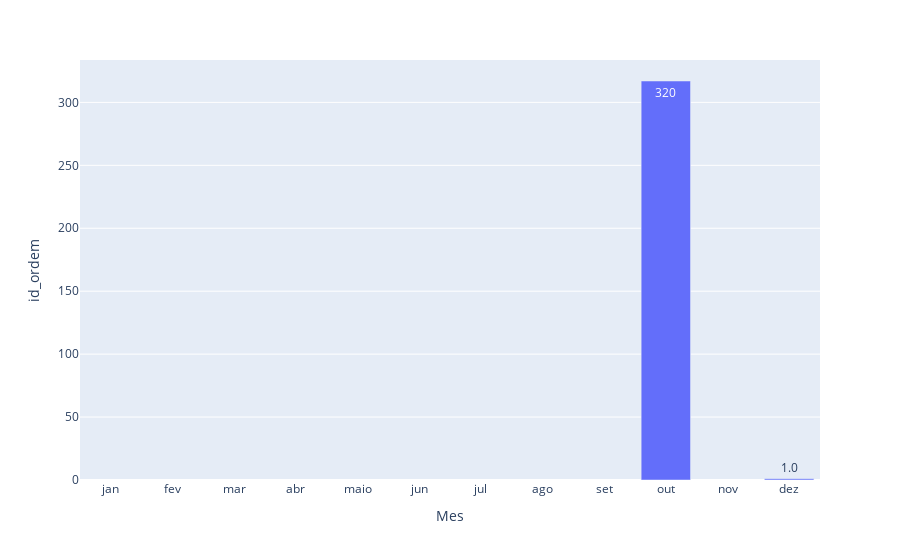
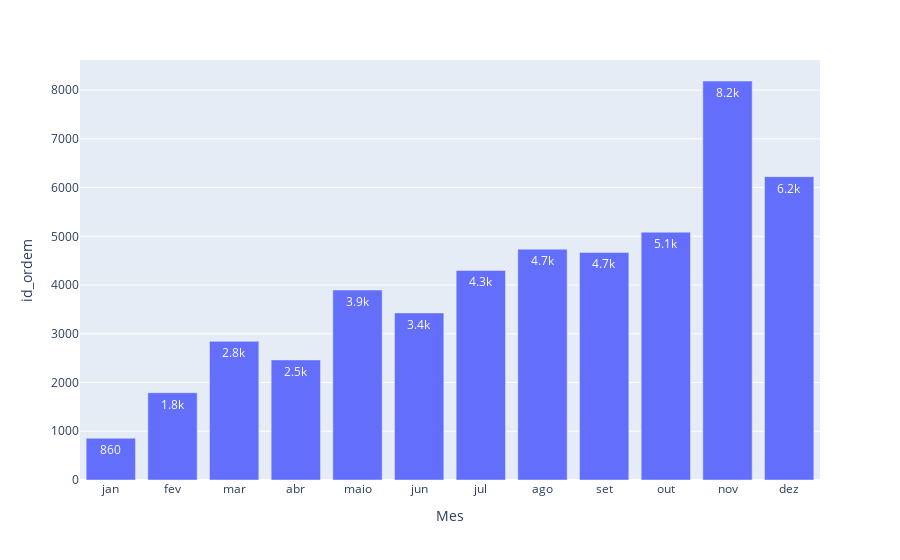
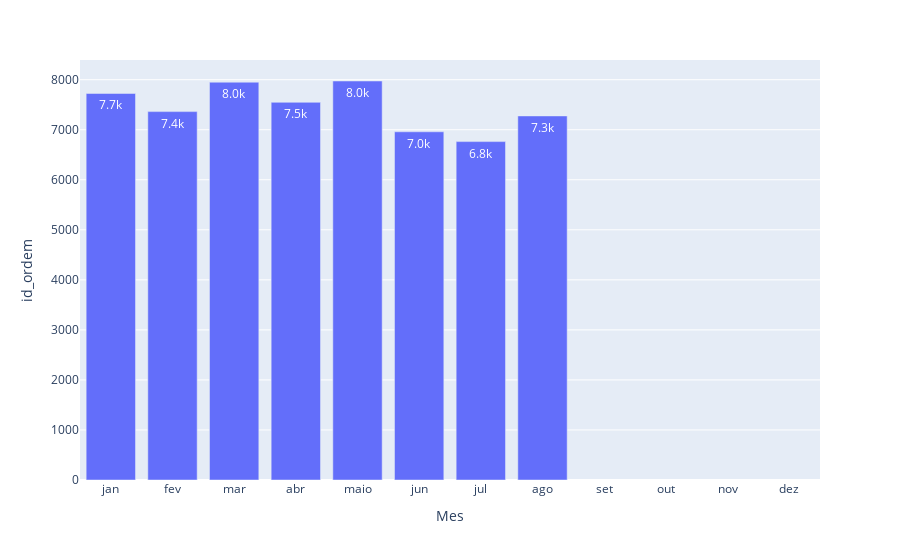

Source (notebook cell) for these figures, in order:
### Code cell
barra_contagem_plotly(2016,base)
barra_contagem_plotly(2017,base)
barra_contagem_plotly(2018,base)

### Figure 1 — Plotly figure (JSON) as saved in the notebook; plotly's stock layout.template omitted (floating-point values rounded to 4 significant figures)
{"data": [{"alignmentgroup": "True", "hovertemplate": "Mes=%{x}<br>id_ordem=%{y}<extra></extra>", "legendgroup": "", "marker": {"color": "#636efa", "pattern": {"shape": ""}}, "name": "", "offsetgroup": "", "orientation": "v", "showlegend": false, "textposition": "auto", "texttemplate": "%{y:.2s}", "type": "bar", "x": ["jan", "fev", "mar", "abr", "maio", "jun", "jul", "ago", "set", "out", "nov", "dez"], "xaxis": "x", "y": [null, null, null, null, null, null, null, null, null, 317, null, 1], "yaxis": "y"}], "layout": {"barmode": "relative", "legend": {"tracegroupgap": 0}, "margin": {"t": 60}, "xaxis": {"anchor": "y", "domain": [0, 1], "title": {"text": "Mes"}}, "yaxis": {"anchor": "x", "domain": [0, 1], "title": {"text": "id_ordem"}}}}

### Figure 2 — Plotly figure (JSON) as saved in the notebook; plotly's stock layout.template omitted (floating-point values rounded to 4 significant figures)
{"data": [{"alignmentgroup": "True", "hovertemplate": "Mes=%{x}<br>id_ordem=%{y}<extra></extra>", "legendgroup": "", "marker": {"color": "#636efa", "pattern": {"shape": ""}}, "name": "", "offsetgroup": "", "orientation": "v", "showlegend": false, "textposition": "auto", "texttemplate": "%{y:.2s}", "type": "bar", "x": ["jan", "fev", "mar", "abr", "maio", "jun", "jul", "ago", "set", "out", "nov", "dez"], "xaxis": "x", "y": [856, 1791, 2845, 2464, 3898, 3428, 4300, 4736, 4669, 5084, 8187, 6224], "yaxis": "y"}], "layout": {"barmode": "relative", "legend": {"tracegroupgap": 0}, "margin": {"t": 60}, "xaxis": {"anchor": "y", "domain": [0, 1], "title": {"text": "Mes"}}, "yaxis": {"anchor": "x", "domain": [0, 1], "title": {"text": "id_ordem"}}}}

### Figure 3 — Plotly figure (JSON) as saved in the notebook; plotly's stock layout.template omitted (floating-point values rounded to 4 significant figures)
{"data": [{"alignmentgroup": "True", "hovertemplate": "Mes=%{x}<br>id_ordem=%{y}<extra></extra>", "legendgroup": "", "marker": {"color": "#636efa", "pattern": {"shape": ""}}, "name": "", "offsetgroup": "", "orientation": "v", "showlegend": false, "textposition": "auto", "texttemplate": "%{y:.2s}", "type": "bar", "x": ["jan", "fev", "mar", "abr", "maio", "jun", "jul", "ago", "set", "out", "nov", "dez"], "xaxis": "x", "y": [7725, 7362, 7950, 7548, 7974, 6959, 6763, 7276, null, null, null, null], "yaxis": "y"}], "layout": {"barmode": "relative", "legend": {"tracegroupgap": 0}, "margin": {"t": 60}, "xaxis": {"anchor": "y", "domain": [0, 1], "title": {"text": "Mes"}}, "yaxis": {"anchor": "x", "domain": [0, 1], "title": {"text": "id_ordem"}}}}
